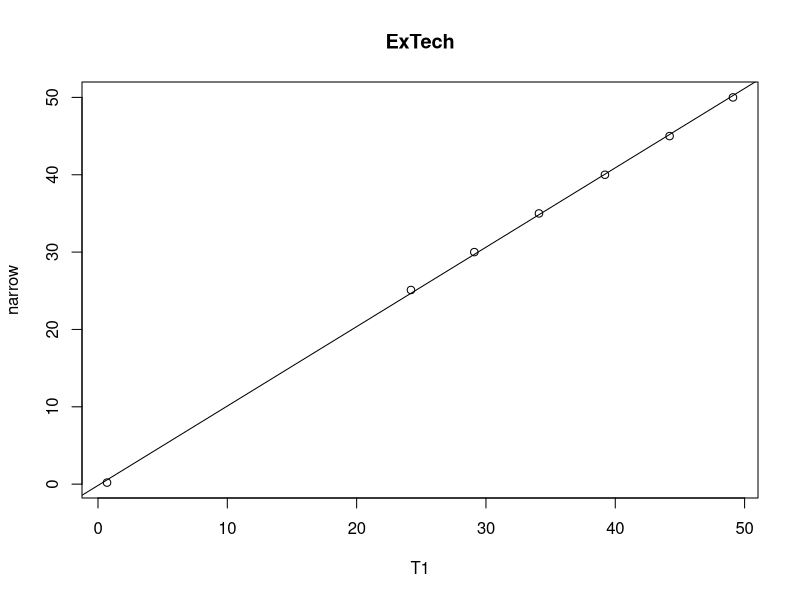
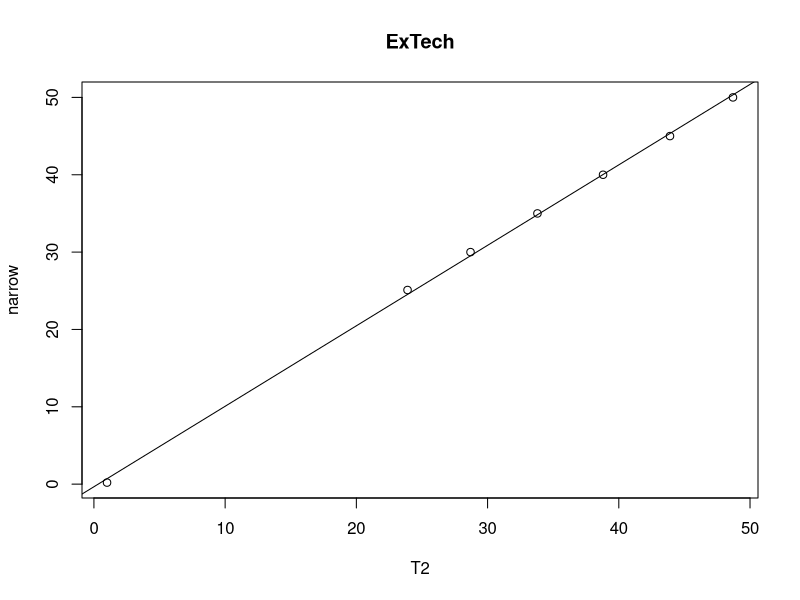

Reproduce these figures in R, in order. (Note: this script raises an error after producing the figures.)
## ---- chunk 1
#settemp values are the values the water bath set temperatures
#T1 is thermocouple 1 and T2 is thermocouple 2
#wide is the wide range mercury thermometer readings and narrow is the narrow range mercury thermometer readings
settemp<- c(0, 25, 30, 35, 40, 45, 50)
T1 <- c(0.7, 24.2, 29.1, 34.1, 39.2, 44.2, 49.1)
T2 <- c(1, 23.9, 28.7, 33.8, 38.8, 43.9, 48.7)
wide <- c(0, 25.05, 30, 35, 40, 45, 50)
narrow <- c(0.2, 25.1, 30, 35, 40, 45, 50)

#Fitting to a linear model based on each thermocouple
fit<-lm(narrow~T1)
summary(fit)
a<- (plot(T1, narrow, main = "ExTech") + abline(fit))

fit2<-lm(narrow~T2)
summary(fit2)
b<- (plot(T2, narrow, main = "ExTech") + abline(fit2))
## ---- chunk 2
#settemp values are the values the water bath set temperatures
#T1o is thermocouple 1 and T2o is thermocouple 2
#wide is the wide range mercury thermometer readings and narrow is the narrow range mercury thermometer readings
settemp<- c(25, 30, 35, 40, 45, 50)
T1o <- c(25, 32.7, 40.3, 47.9, 55.4, 64.6)
T2o <- c(25, 30, 35, 40.1, 45.2, 51.5)
wide <- c(0, 25.05, 30, 35, 40, 45, 50)
narrow <- c(0.2, 25.1, 30, 35, 40, 45, 50)

#Fitting to a linear model based on each thermocouple
fito<-lm(narrow~T1)
summary(fito)
C<-(plot(T1o, narrowo, main = "Omega") + abline(fito))

fit2o<-lm(narrow~T2)
summary(fit2o)
d<-(plot(T2o, narrowo, main = "Omega") + abline(fit2o))
## ---- chunk 3
#Calculate the offset values for each thermocoupler and thermocouple
#oT1 and oT2 refer to Omega and eT1 and eT2 refer to ExTech
eT1 <- c(0.7, 24.2, 29.1, 34.1, 39.2, 44.2, 49.1)
deT1 <- (settemp-eT1)
eT2 <- c(1, 23.9, 28.7, 33.8, 38.8, 43.9, 48.7)
deT2 <- c(settemp-eT2)
oT1 <- c(0, 25, 32.7, 40.3, 47.9, 55.4, 64.6)
doT1 <- c(settemp-oT1)
oT2 <- c(0, 25, 30, 35, 40.1, 45.2, 51.5)
doT2 <- c(settemp-oT2)
library(ggplot2)
library(dplyr)
offsets <- c(deT1, deT2, doT1, doT2)
os<-unique(offsets)
df<-data.frame(settemp, deT1, deT2, doT1, doT2)
df

library(tidyr)
df.long<-gather(df,therm,offset,deT1:doT2)

ggplot(df.long,aes(x=settemp,y=offset,colour=therm))+geom_point()

ggplot(df.long,aes(x=settemp,y=offset,fill=therm))+geom_bar(stat="identity",position="dodge")

## setting liits of the y axis to hone in values around 0
ggplot(df.long,aes(x=settemp,y=offset,fill=therm))+geom_bar(stat="identity",position="dodge")+coord_cartesian(ylim=c(-2,1.4))


ggplot(df.long,aes(x=settemp,y=offset,fill=therm))+geom_bar(stat="identity",position="dodge")


# Basic barplot
p<-ggplot(data=df, aes(x=settemp)) +
  geom_bar(stat="identity")
p



temp <-rep(c(settemp), 4)
deT1 <- (settemp-eT1)
deT2 <- c(settemp-eT2)
doT1 <- c(settemp-oT1)
doT2 <- c(settemp-oT2)
values <-c(deT1, deT2, doT1, doT2)
type <-c(rep("OmegaT1", 7), rep("OmegaT2", 7), rep("ExTechT1", 7), rep("ExTechT2",7))
mydata <-data.frame(temp, values)

p <-ggplot(mydata, aes(temp, values))
p +geom_bar(stat = "identity")

